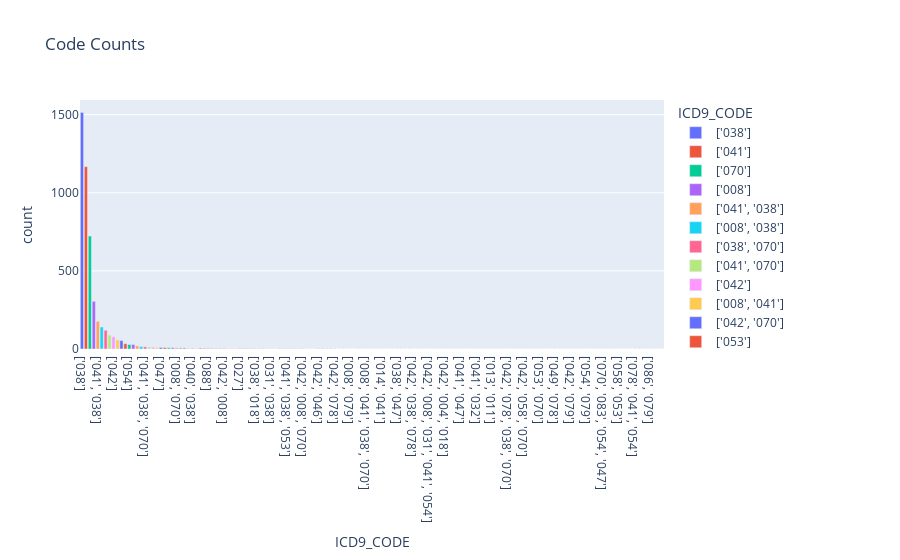

Notebook cell for this chart:
### Code cell
# Plot Scoped to MAX

# Filter out codes out of scope
subset_df = pd.read_csv("./data/joined/dataset_single_001_088.csv.gz")
subset_df.drop(columns=['TEXT', 'HADM_ID'], inplace=True)

# Explode list
subset_df['ICD9_CODE'] = subset_df['ICD9_CODE'].explode('ICD9_CODE')

# Get count for each ecode
subset_df = subset_df.value_counts().reset_index()


fig = px.bar(subset_df, x='ICD9_CODE', y='count',color='ICD9_CODE', title='Code Counts')
fig.update_layout(xaxis={'categoryorder':'total descending'})
fig.show()
